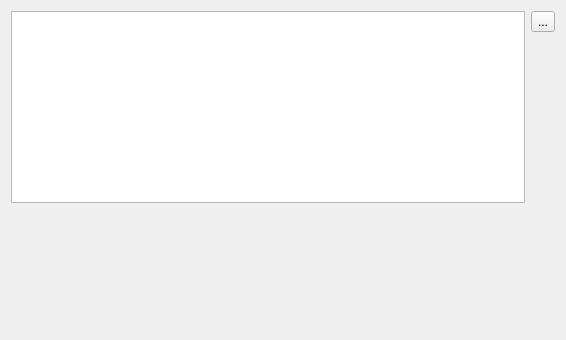
<?xml version="1.0" encoding="UTF-8"?>
<ui version="4.0">
 <class>CIncludesPage</class>
 <widget class="QWizardPage" name="CIncludesPage">
  <property name="geometry">
   <rect>
    <x>0</x>
    <y>0</y>
    <width>566</width>
    <height>340</height>
   </rect>
  </property>
  <property name="windowTitle">
   <string>WizardPage</string>
  </property>
  <property name="title">
   <string>Additional Include Directories</string>
  </property>
  <property name="subTitle">
   <string>Add include directories that are outside the build area</string>
  </property>
  <layout class="QGridLayout" name="gridLayout">
   <item row="1" column="3">
    <spacer name="verticalSpacer_2">
     <property name="orientation">
      <enum>Qt::Vertical</enum>
     </property>
     <property name="sizeHint" stdset="0">
      <size>
       <width>20</width>
       <height>40</height>
      </size>
     </property>
    </spacer>
   </item>
   <item row="2" column="1">
    <spacer name="verticalSpacer">
     <property name="orientation">
      <enum>Qt::Vertical</enum>
     </property>
     <property name="sizeHint" stdset="0">
      <size>
       <width>20</width>
       <height>40</height>
      </size>
     </property>
    </spacer>
   </item>
   <item row="0" column="1" rowspan="2" colspan="2">
    <widget class="QListView" name="includes"/>
   </item>
   <item row="0" column="3">
    <widget class="QToolButton" name="addIncludeDirBtn">
     <property name="text">
      <string>...</string>
     </property>
     <property name="icon">
      <iconset resource="../MainWindow/MainWindow.qrc">
       <normaloff>:/resources/open.png</normaloff>:/resources/open.png</iconset>
     </property>
    </widget>
   </item>
  </layout>
 </widget>
 <resources>
  <include location="../MainWindow/MainWindow.qrc"/>
 </resources>
 <connections/>
</ui>
